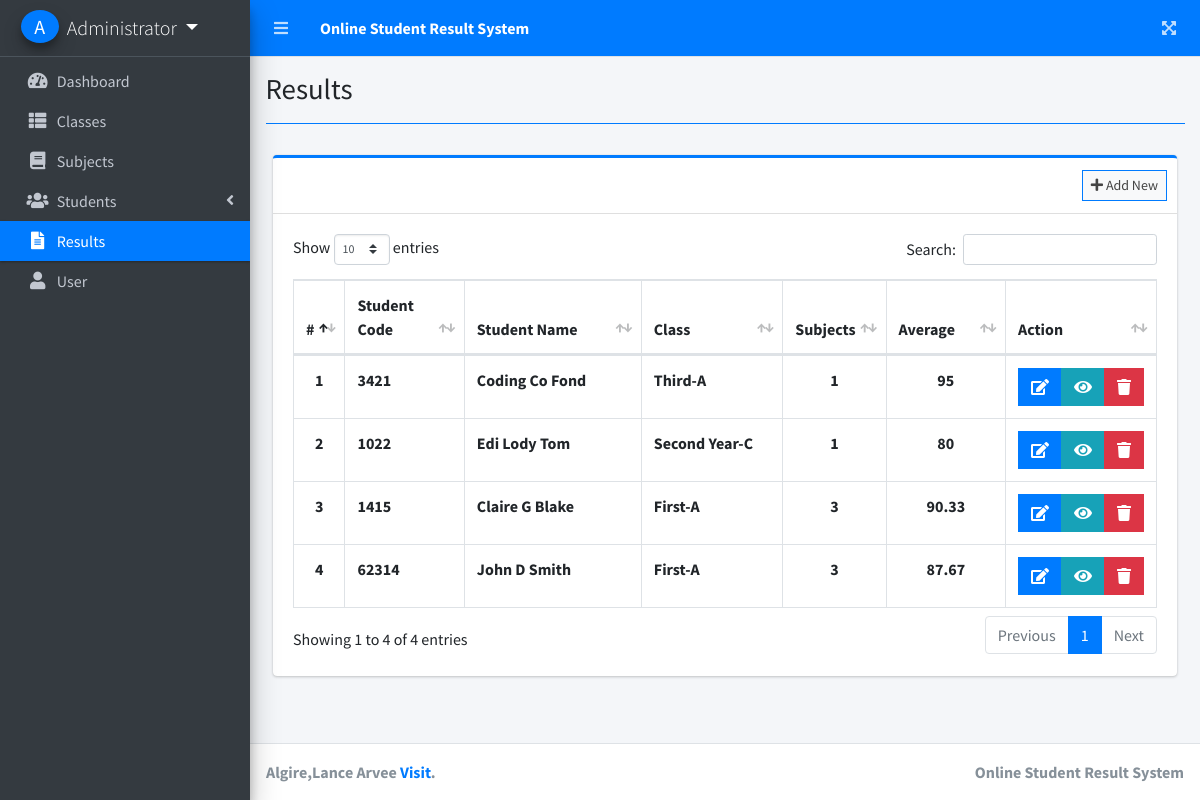
Screenshot of /index.php?page=results (signed in) with the database file from the repository.
### tables this page shows
CREATE TABLE `results` (
  `id` int(30) NOT NULL,
  `student_id` int(30) NOT NULL,
  `marks_percentage` varchar(5) NOT NULL,
  `class_id` int(30) NOT NULL,
  `date_created` datetime NOT NULL DEFAULT current_timestamp()
);

CREATE TABLE `students` (
  `id` int(30) NOT NULL,
  `student_code` varchar(50) NOT NULL,
  `firstname` varchar(200) NOT NULL,
  `middlename` varchar(200) NOT NULL,
  `lastname` varchar(200) NOT NULL,
  `gender` varchar(50) NOT NULL,
  `address` text NOT NULL,
  `class_id` int(30) NOT NULL,
  `date_created` datetime NOT NULL DEFAULT current_timestamp()
);

### results.php (the view, shortened to what this page needs)
<?php include'db_connect.php' ?>
<div class="col-lg-12">
	<div class="card card-outline card-primary">
		<?php	if(!isset($_SESSION['rs_id'])): ?>
		<div class="card-header">
			<div class="card-tools">
				<a class="btn btn-block btn-sm btn-default btn-flat border-primary" href="./index.php?page=new_result"><i class="fa fa-plus"></i> Add New</a>
			</div>
		</div>
	<?php endif; ?>
		<div class="card-body">
			<table class="table tabe-hover table-bordered" id="list">
				<colgroup>
					<col width="5%">
					<col width="15%">
					<col width="25%">
					<col width="20%">
					<col width="10%">
					<col width="15%">
				</colgroup>
				<thead>
					<tr>
						<th class="text-center">#</th>
						<th>Student Code</th>
						<th>Student Name</th>
						<th>Class</th>
						<th>Subjects</th>
						<th>Average</th>
						<th>Action</th>
					</tr>
				</thead>
				<tbody>
					<?php
					$i = 1;
					$where = "";
					$qry = $conn->query("SELECT r.*,concat(s.firstname,' ',s.middlename,' ',s.lastname) as name,s.student_code,concat(c.level,'-',c.section) as class FROM results r inner join classes c on c.id = r.class_id inner join students s on s.id = r.student_id $where order by unix_timestamp(r.date_created) desc ");
					while($row= $qry->fetch_assoc()):
						$subjects = $conn->query("SELECT * FROM result_items where result_id =".$row['id'])->num_rows;
					?>
					<tr>
						<th class="text-center"><?php echo $i++ ?></th>
						<td><b><?php echo $row['student_code'] ?></b></td>
						<td><b><?php echo ucwords($row['name']) ?></b></td>
						<td><b><?php echo ucwords($row['class']) ?></b></td>
						<td class="text-center"><b><?php echo $subjects ?></b></td>
						<td class="text-center"><b><?php echo $row['marks_percentage'] ?></b></td>
						<td class="text-center">
							<?php if(isset($_SESSION['login_id'])): ?>
		                    <div class="btn-group">
		                        <a href="./index.php?page=edit_result&id=<?php echo $row['id'] ?>" class="btn btn-primary btn-flat">
		                          <i class="fas fa-edit"></i>
		                        </a>
		                         <button data-id="<?php echo $row['id'] ?>" type="button" class="btn btn-info btn-flat view_result">
		                          <i class="fas fa-eye"></i>
		                        </button>
		                        <button type="button" class="btn btn-danger btn-flat delete_result" data-id="<?php echo $row['id'] ?>">
		                          <i class="fas fa-trash"></i>
		                        </button>
	                      </div>
	                      <?php endif; ?>
						</td>
					</tr>
				<?php endwhile; ?>
				</tbody>
			</table>
		</div>
	</div>
</div>

### rows the page displays
results: student.student_code "3421", name "Coding Co Fond", class "Third-A", subjects "1", marks_percentage "95"
results: student.student_code "1022", name "Edi Lody Tom", class "Second Year-C", subjects "1", marks_percentage "80"
results: student.student_code "1415", name "Claire G Blake", class "First-A", subjects "3", marks_percentage "90.33"
results: student.student_code "62314", name "John D Smith", class "First-A", subjects "3", marks_percentage "87.67"

### other values shown
$_SESSION['system']['name'] "Online Student Result System"
$_SESSION['login_firstname'].' '.$_SESSION['login_lastname'] "Administrator"
$title "Results"
